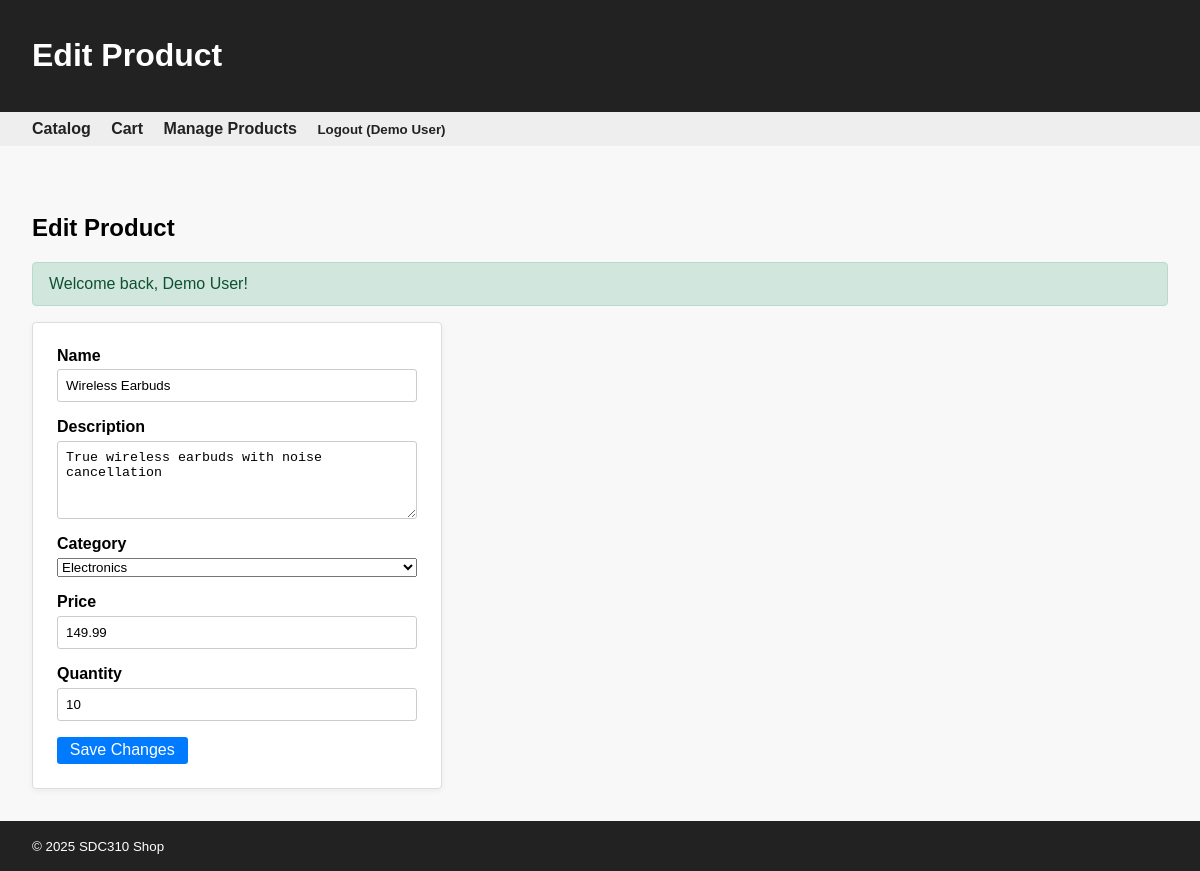
/Week2Shop/public/admin/products/edit?id=2 (signed in), run on the app's committed database.
### tables this page shows
CREATE TABLE products (
  id INT AUTO_INCREMENT PRIMARY KEY,
  category_id INT DEFAULT NULL,
  name VARCHAR(200) NOT NULL,
  description TEXT,
  price DECIMAL(10,2) NOT NULL,
  quantity INT NOT NULL DEFAULT 0,
  created_at TIMESTAMP DEFAULT CURRENT_TIMESTAMP,
  FOREIGN KEY (category_id) REFERENCES categories(id) ON DELETE SET NULL
);

CREATE TABLE categories (
  id INT AUTO_INCREMENT PRIMARY KEY,
  name VARCHAR(100) NOT NULL
);

### src/Core/View.php (called while the page is built, shortened)
<?php
final class View
{
    public static function render(string $template, array $data = []): void
    {
        $viewsPath = dirname(__DIR__) . '/Views/';
        require $viewsPath . 'layout.php';
    }
}

### src/Core/Controller.php (called while the page is built, shortened)
<?php
abstract class Controller
{
    protected array $config;
    public function __construct(array $config) { $this->config = $config; }
    protected function view(string $template, array $data = []): void
    {
        if (!array_key_exists('flash', $data)) {
            $data['flash'] = Flash::consume();
        }
        $data['base_path'] = $this->config['base_path'] ?? '';
        $data['auth'] = [
            'is_admin' => $_SESSION['is_admin'] ?? false,
            'user_name' => $_SESSION['user_name'] ?? null
        ];
        $data['csrf_token'] = Csrf::token();
        View::render($template, $data);
    }
}

### src/Controllers/Admin/ProductController.php (called while the page is built, shortened)
<?php
final class ProductController extends Controller
{
    private Product $productModel;
    private Category $categoryModel;
    public function __construct(array $config)
    {
        $this->productModel = new Product($config);
        $this->categoryModel = new Category($config);
    }
    public function edit(): void
    {
        $id = filter_input(INPUT_GET, 'id', FILTER_VALIDATE_INT);
        $product = $this->productModel->find($id);
        $this->view('admin/products/edit', [
            'title' => 'Edit Product',
            'product' => $product,
            'categories' => $this->categoryModel->all(),
            'errors' => []
        ]);
    }
}

### public/index.php (called while the page is built, shortened)
<?php
spl_autoload_register(function ($class) {
    $prefix = 'App\\';
    $base_dir = __DIR__ . '/../src/';
    $relative = substr($class, strlen($prefix));
    $file = $base_dir . str_replace('\\', '/', $relative) . '.php';
});
$config = require __DIR__ . '/../config/config.php';
$router = new App\Core\Router($config);
$router->get('/', [App\Controllers\CatalogController::class, 'index']);
$router->get('/cart', [App\Controllers\CartController::class, 'viewCart']);
$router->post('/cart/add', [App\Controllers\CartController::class, 'add']);
$router->post('/cart/remove', [App\Controllers\CartController::class, 'remove']);
$router->post('/cart/update', [App\Controllers\CartController::class, 'update']);
$router->post('/cart/checkout', [App\Controllers\CartController::class, 'checkout']);
$router->get('/admin/login', [App\Controllers\AuthController::class, 'showLogin']);
$router->post('/admin/login', [App\Controllers\AuthController::class, 'login']);
$router->post('/admin/logout', [App\Controllers\AuthController::class, 'logout']);
$router->get('/admin/products', [App\Controllers\Admin\ProductController::class, 'index']);
$router->get('/admin/products/create', [App\Controllers\Admin\ProductController::class, 'create']);
$router->post('/admin/products', [App\Controllers\Admin\ProductController::class, 'store']);
$router->get('/admin/products/edit', [App\Controllers\Admin\ProductController::class, 'edit']);
$router->post('/admin/products/update', [App\Controllers\Admin\ProductController::class, 'update']);
$router->post('/admin/products/delete', [App\Controllers\Admin\ProductController::class, 'destroy']);
$method = $_SERVER['REQUEST_METHOD'];
$uri = $_SERVER['REQUEST_URI'];
if (!empty($config['base_path']) && str_starts_with($uri, $config['base_path'])) {
    $uri = substr($uri, strlen($config['base_path']));
}
$router->dispatch($method, $uri);

### src/Core/Database.php (called while the page is built, shortened)
<?php
final class Database
{
    private PDO $pdo;
    public function __construct(array $config)
    {
        $d = $config['db'];
        $required = ['host', 'port', 'name', 'user', 'pass'];
        $dsn = sprintf('mysql:host=%s;port=%s;dbname=%s;charset=utf8mb4',
            $d['host'],
            $d['port'],
            $d['name']
        );
        try {
            $this->pdo = new PDO(
                $dsn,
                $d['user'],
                $d['pass'],
                [
                    PDO::ATTR_ERRMODE => PDO::ERRMODE_EXCEPTION,
                    PDO::ATTR_DEFAULT_FETCH_MODE => PDO::FETCH_ASSOC
                ]
            );
        } catch (PDOException $e) {
            error_log("Database connection error: " . $e->getMessage());
            throw new \RuntimeException('Could not connect to database. Check your configuration.');
        }
    }
    public function query(string $sql, array $params = []): \PDOStatement
    {
        try {
            $stmt = $this->pdo->prepare($sql);
            $stmt->execute($params);
            return $stmt;
        } catch (PDOException $e) {
            error_log("Database error: " . $e->getMessage());
            throw new \RuntimeException('Database error occurred');
        }
    }
}

### src/Models/Product.php (called while the page is built, shortened)
<?php
final class Product
{
    private Database $db;
    public function __construct(array $config)
    {
        $this->db = new Database($config);
    }
    public function find(int $id): ?array
    {
        $result = $this->db->query(
            'SELECT id, category_id, name, description, price, quantity FROM products WHERE id = ? LIMIT 1',
            [$id]
        )->fetch();
        return $result === false ? null : $result;
    }
}

### src/Models/Category.php (called while the page is built, shortened)
<?php
final class Category
{
    private Database $db;
    public function __construct(array $config)
    {
        $this->db = new Database($config);
    }
    public function all(): array
    {
        return $this->db->query(
            'SELECT id, name FROM categories ORDER BY name'
        )->fetchAll();
    }
}

### src/Views/admin/products/edit.php (the view, shortened to what this page needs)
<h2>Edit Product</h2>
<?php if (!empty($flash ?? [])): ?>
    <div class="flash">
        <?php foreach ($flash as $type => $messages): ?>
            <?php foreach ($messages as $message): ?>
                <p class="flash__message flash__message--<?= htmlspecialchars($type) ?>"><?= htmlspecialchars($message) ?></p>
            <?php endforeach; ?>
        <?php endforeach; ?>
    </div>
<?php endif; ?>
<?php $actionUrl = ($base_path ?? '') . '/admin/products/update'; ?>
<form method="post" action="<?= htmlspecialchars($actionUrl) ?>" class="form">
    <div class="form__field">
        <label for="name">Name</label>
        <input type="text" name="name" id="name" value="<?= htmlspecialchars($product['name']) ?>" required>
    </div>
    <div class="form__field">
        <label for="description">Description</label>
        <textarea name="description" id="description" rows="4"><?= htmlspecialchars($product['description'] ?? '') ?></textarea>
    </div>
    <div class="form__field">
        <label for="category_id">Category</label>
        <select name="category_id" id="category_id">
            <?php foreach ($categories as $category): ?>
                <option value="<?= htmlspecialchars($category['id']) ?>" <?= (int)($product['category_id'] ?? 0) === (int)$category['id'] ? 'selected' : '' ?>>
                    <?= htmlspecialchars($category['name']) ?>
                </option>
            <?php endforeach; ?>
        </select>
    </div>
    <div class="form__field">
        <label for="price">Price</label>
        <input type="number" step="0.01" name="price" id="price" value="<?= htmlspecialchars($product['price']) ?>" required>
    </div>
    <div class="form__field">
        <label for="quantity">Quantity</label>
        <input type="number" name="quantity" id="quantity" min="0" value="<?= htmlspecialchars($product['quantity']) ?>" required>
    </div>
    <button type="submit" class="btn">Save Changes</button>
</form>

### public/assets/css/style.css (style rules this page uses)
body { font-family: Arial, sans-serif; margin: 0; padding: 0; }
.flash { margin-bottom: 1rem; }
.flash__message { padding: 0.75rem 1rem; border-radius: 4px; margin-bottom: 0.5rem; }
.flash__message--success { background: #d1e7dd; color: #0f5132; border: 1px solid #badbcc; }
.form { max-width: 360px; background: #fff; padding: 1.5rem; border: 1px solid #ddd; border-radius: 4px; box-shadow: 0 2px 6px rgba(0,0,0,0.05); }
.form__field { display: flex; flex-direction: column; margin-bottom: 1rem; }
.form__field label { font-weight: bold; margin-bottom: 0.3rem; }
.form__field input, .form__field textarea { padding: 0.5rem; border: 1px solid #ccc; border-radius: 3px; }

### src/Views/layout.php (style rules this page uses)
body { font-family: Arial, sans-serif; background: #f8f8f8; margin: 0; }
.btn { padding: 0.3em 0.8em; border: none; background: #007bff; color: #fff; border-radius: 3px; cursor: pointer; font-size: 1em; }

### data on the page
products: name "Wireless Earbuds", description "True wireless earbuds with noise cancellation", category_id "Electronics", price "149.99", quantity "10"

### other printed values
$title "Edit Product"
$auth['user_name'] "Demo User"
$message "Welcome back, Demo User!"
